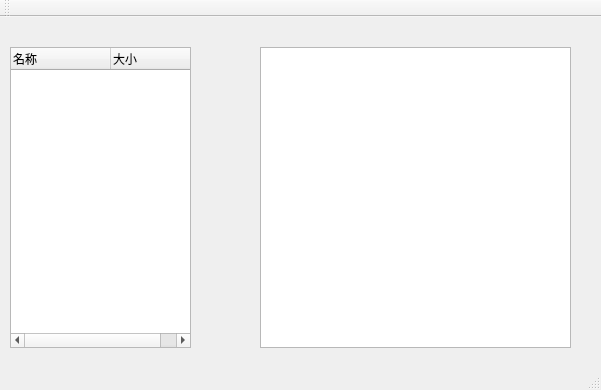
<?xml version="1.0" encoding="UTF-8"?>
<ui version="4.0">
 <class>QtGuiApplication1Class</class>
 <widget class="QMainWindow" name="QtGuiApplication1Class">
  <property name="geometry">
   <rect>
    <x>0</x>
    <y>0</y>
    <width>601</width>
    <height>390</height>
   </rect>
  </property>
  <property name="windowTitle">
   <string>QtGuiApplication1</string>
  </property>
  <widget class="QWidget" name="centralWidget">
   <widget class="QTreeWidget" name="treeWidget">
    <property name="geometry">
     <rect>
      <x>10</x>
      <y>30</y>
      <width>181</width>
      <height>301</height>
     </rect>
    </property>
    <property name="sizeAdjustPolicy">
     <enum>QAbstractScrollArea::AdjustIgnored</enum>
    </property>
    <column>
     <property name="text">
      <string>名称</string>
     </property>
    </column>
    <column>
     <property name="text">
      <string>大小</string>
     </property>
    </column>
   </widget>
   <widget class="QListWidget" name="listWidget">
    <property name="geometry">
     <rect>
      <x>260</x>
      <y>30</y>
      <width>311</width>
      <height>301</height>
     </rect>
    </property>
   </widget>
  </widget>
  <widget class="QMenuBar" name="menuBar">
   <property name="geometry">
    <rect>
     <x>0</x>
     <y>0</y>
     <width>601</width>
     <height>23</height>
    </rect>
   </property>
  </widget>
  <widget class="QToolBar" name="mainToolBar">
   <attribute name="toolBarArea">
    <enum>TopToolBarArea</enum>
   </attribute>
   <attribute name="toolBarBreak">
    <bool>false</bool>
   </attribute>
  </widget>
  <widget class="QStatusBar" name="statusBar"/>
 </widget>
 <layoutdefault spacing="6" margin="11"/>
 <resources/>
 <connections/>
</ui>
